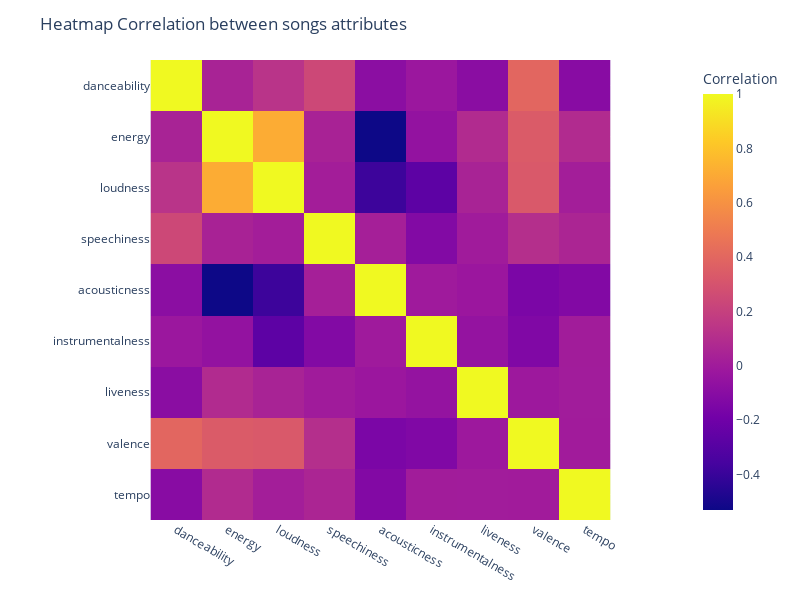

Notebook code cell kept with this figure:
### Code cell
fig = px.imshow(
    correlation,
    labels = dict(
        color="Correlation"
        )
    )
fig.update_layout(
    title_text='Heatmap Correlation between songs attributes',
    height = 600,
    width = 800,
)
fig.show()

### Figure 1 — Plotly figure (JSON) as saved in the notebook; plotly's stock layout.template omitted (floating-point values rounded to 4 significant figures)
{"data": [{"coloraxis": "coloraxis", "hovertemplate": "x: %{x}<br>y: %{y}<br>Correlation: %{z}<extra></extra>", "name": "0", "type": "heatmap", "x": ["danceability", "energy", "loudness", "speechiness", "acousticness", "instrumentalness", "liveness", "valence", "tempo"], "xaxis": "x", "y": ["danceability", "energy", "loudness", "speechiness", "acousticness", "instrumentalness", "liveness", "valence", "tempo"], "yaxis": "y", "z": [[1, 0.04231, 0.1314, 0.2422, -0.0892, -0.0227, -0.09475, 0.3971, -0.1015], [0.04231, 1, 0.7114, 0.04046, -0.5304, -0.05768, 0.08729, 0.3378, 0.08747], [0.1314, 0.7114, 1, 0.01423, -0.3881, -0.2712, 0.04375, 0.3289, 0.01749], [0.2422, 0.04046, 0.01423, 1, 0.02442, -0.1245, 0.0009505, 0.1058, 0.05638], [-0.0892, -0.5304, -0.3881, 0.02442, 1, -0.004602, -0.02457, -0.153, -0.1264], [-0.0227, -0.05768, -0.2712, -0.1245, -0.004602, 1, -0.05337, -0.1328, 0.007457], [-0.09475, 0.08729, 0.04375, 0.0009505, -0.02457, -0.05337, 1, -0.01625, 0.004022], [0.3971, 0.3378, 0.3289, 0.1058, -0.153, -0.1328, -0.01625, 1, 0.002955], [-0.1015, 0.08747, 0.01749, 0.05638, -0.1264, 0.007457, 0.004022, 0.002955, 1]]}], "layout": {"coloraxis": {"colorbar": {"title": {"text": "Correlation"}}, "colorscale": [[0, "#0d0887"], [0.1111, "#46039f"], [0.2222, "#7201a8"], [0.3333, "#9c179e"], [0.4444, "#bd3786"], [0.5556, "#d8576b"], [0.6667, "#ed7953"], [0.7778, "#fb9f3a"], [0.8889, "#fdca26"], [1, "#f0f921"]]}, "height": 600, "margin": {"t": 60}, "title": {"text": "Heatmap Correlation between songs attributes"}, "width": 800, "xaxis": {"anchor": "y", "constrain": "domain", "domain": [0, 1], "scaleanchor": "y"}, "yaxis": {"anchor": "x", "autorange": "reversed", "constrain": "domain", "domain": [0, 1]}}}
